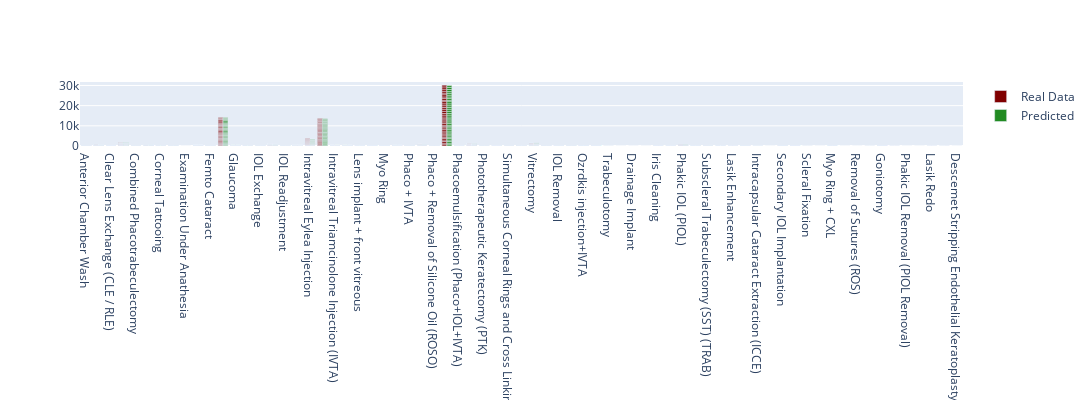

This figure's notebook cell:
### Code cell
vis(prediction)

### Figure 1 — Plotly figure (JSON) as saved in the notebook; plotly's stock layout.template omitted (floating-point values rounded to 4 significant figures; data arrays with more than 128 entries replaced by an {"elided": "..."} marker saying what was removed)
{"data": [{"marker": {"color": "#800000"}, "name": "Real Data", "type": "bar", "x": {"elided": "1392 str values"}, "y": {"elided": "1392 int values"}}, {"marker": {"color": "#228B22"}, "name": "Predicted", "type": "bar", "x": {"elided": "1392 str values"}, "y": {"elided": "1392 int values"}}], "layout": {"barmode": "group", "height": 400, "width": 1200}}
